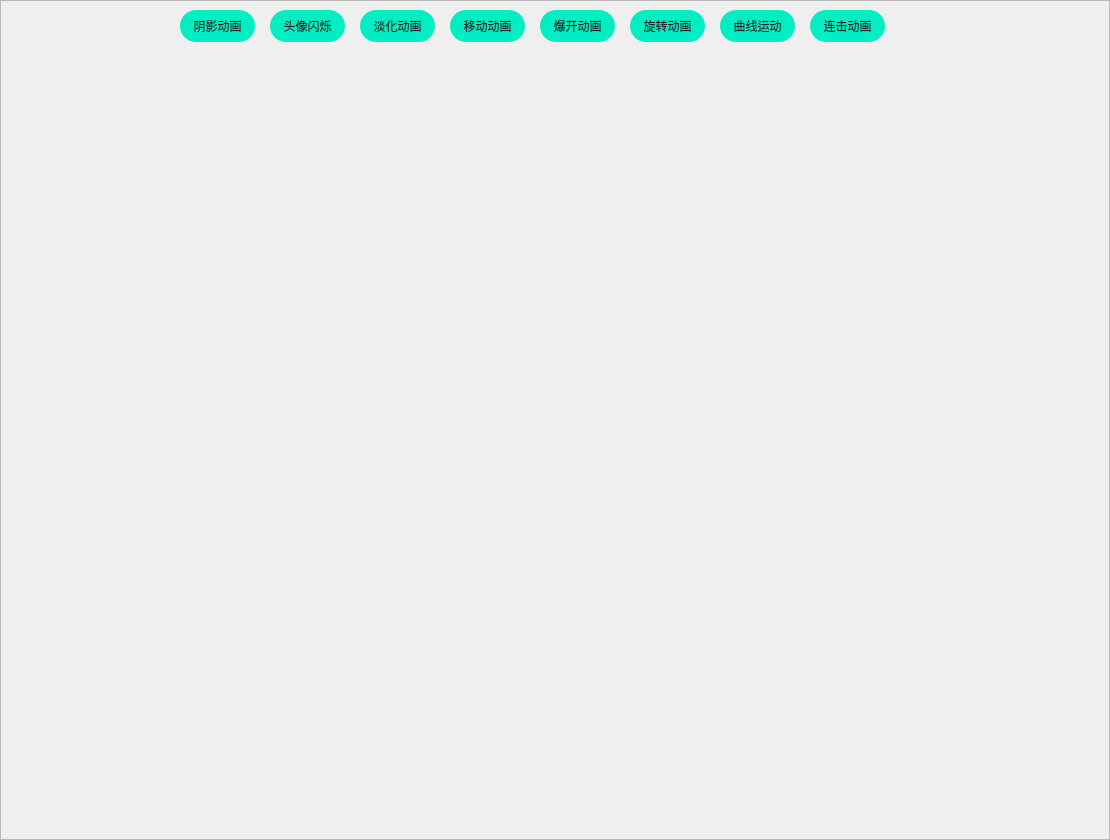
<?xml version="1.0" encoding="UTF-8"?>
<ui version="4.0">
 <class>animationTestClass</class>
 <widget class="QWidget" name="animationTestClass">
  <property name="geometry">
   <rect>
    <x>0</x>
    <y>0</y>
    <width>1110</width>
    <height>840</height>
   </rect>
  </property>
  <property name="windowTitle">
   <string>animationTest</string>
  </property>
  <layout class="QVBoxLayout" name="verticalLayout">
   <property name="spacing">
    <number>0</number>
   </property>
   <property name="leftMargin">
    <number>0</number>
   </property>
   <property name="topMargin">
    <number>0</number>
   </property>
   <property name="rightMargin">
    <number>0</number>
   </property>
   <property name="bottomMargin">
    <number>0</number>
   </property>
   <item>
    <widget class="QFrame" name="frame">
     <property name="styleSheet">
      <string notr="true">QPushButton
{
background: #01EEC3;
border-radius: 16px;
font-size: 12px;
font-family: 微软雅黑;
color: #212426;
}
</string>
     </property>
     <property name="frameShape">
      <enum>QFrame::StyledPanel</enum>
     </property>
     <property name="frameShadow">
      <enum>QFrame::Raised</enum>
     </property>
     <widget class="QLabel" name="label">
      <property name="geometry">
       <rect>
        <x>768</x>
        <y>640</y>
        <width>100</width>
        <height>100</height>
       </rect>
      </property>
      <property name="styleSheet">
       <string notr="true">border-image: url(:/animationTest/qrc/th-c1.png);</string>
      </property>
      <property name="text">
       <string/>
      </property>
     </widget>
     <widget class="QPushButton" name="pushButton">
      <property name="geometry">
       <rect>
        <x>540</x>
        <y>10</y>
        <width>75</width>
        <height>32</height>
       </rect>
      </property>
      <property name="cursor">
       <cursorShape>PointingHandCursor</cursorShape>
      </property>
      <property name="text">
       <string>爆开动画</string>
      </property>
     </widget>
     <widget class="QPushButton" name="pushButton2">
      <property name="geometry">
       <rect>
        <x>450</x>
        <y>10</y>
        <width>75</width>
        <height>32</height>
       </rect>
      </property>
      <property name="cursor">
       <cursorShape>PointingHandCursor</cursorShape>
      </property>
      <property name="text">
       <string>移动动画</string>
      </property>
     </widget>
     <widget class="QPushButton" name="pushButton3">
      <property name="geometry">
       <rect>
        <x>360</x>
        <y>10</y>
        <width>75</width>
        <height>32</height>
       </rect>
      </property>
      <property name="cursor">
       <cursorShape>PointingHandCursor</cursorShape>
      </property>
      <property name="text">
       <string>淡化动画</string>
      </property>
     </widget>
     <widget class="QPushButton" name="pushButton4">
      <property name="geometry">
       <rect>
        <x>630</x>
        <y>10</y>
        <width>75</width>
        <height>32</height>
       </rect>
      </property>
      <property name="cursor">
       <cursorShape>PointingHandCursor</cursorShape>
      </property>
      <property name="text">
       <string>旋转动画</string>
      </property>
     </widget>
     <widget class="rotationLabel" name="label_rotation">
      <property name="geometry">
       <rect>
        <x>60</x>
        <y>390</y>
        <width>100</width>
        <height>100</height>
       </rect>
      </property>
      <property name="styleSheet">
       <string notr="true"/>
      </property>
      <property name="text">
       <string/>
      </property>
     </widget>
     <widget class="QLabel" name="label_shadowEffect">
      <property name="geometry">
       <rect>
        <x>60</x>
        <y>50</y>
        <width>100</width>
        <height>100</height>
       </rect>
      </property>
      <property name="styleSheet">
       <string notr="true">border-radius:50px;
border-image: url(:/animationTest/qrc/th-c11.png);</string>
      </property>
     </widget>
     <widget class="QPushButton" name="pushButton5">
      <property name="geometry">
       <rect>
        <x>180</x>
        <y>10</y>
        <width>75</width>
        <height>32</height>
       </rect>
      </property>
      <property name="cursor">
       <cursorShape>PointingHandCursor</cursorShape>
      </property>
      <property name="text">
       <string>阴影动画</string>
      </property>
     </widget>
     <widget class="QLabel" name="label_curvilinear">
      <property name="geometry">
       <rect>
        <x>920</x>
        <y>500</y>
        <width>100</width>
        <height>100</height>
       </rect>
      </property>
      <property name="styleSheet">
       <string notr="true">border-image: url(:/animationTest/qrc/th-c12.png);</string>
      </property>
      <property name="text">
       <string/>
      </property>
     </widget>
     <widget class="QPushButton" name="pushButton6">
      <property name="geometry">
       <rect>
        <x>720</x>
        <y>10</y>
        <width>75</width>
        <height>32</height>
       </rect>
      </property>
      <property name="cursor">
       <cursorShape>PointingHandCursor</cursorShape>
      </property>
      <property name="text">
       <string>曲线运动</string>
      </property>
     </widget>
     <widget class="QLabel" name="label_shadowEffect_2">
      <property name="geometry">
       <rect>
        <x>60</x>
        <y>210</y>
        <width>100</width>
        <height>100</height>
       </rect>
      </property>
      <property name="styleSheet">
       <string notr="true">border-radius:50px;
border-image: url(:/animationTest/qrc/th-c4.png);</string>
      </property>
     </widget>
     <widget class="QPushButton" name="pushButton7">
      <property name="geometry">
       <rect>
        <x>270</x>
        <y>10</y>
        <width>75</width>
        <height>32</height>
       </rect>
      </property>
      <property name="cursor">
       <cursorShape>PointingHandCursor</cursorShape>
      </property>
      <property name="text">
       <string>头像闪烁</string>
      </property>
     </widget>
     <widget class="QPushButton" name="pushButton8">
      <property name="geometry">
       <rect>
        <x>810</x>
        <y>10</y>
        <width>75</width>
        <height>32</height>
       </rect>
      </property>
      <property name="cursor">
       <cursorShape>PointingHandCursor</cursorShape>
      </property>
      <property name="text">
       <string>连击动画</string>
      </property>
     </widget>
     <widget class="ComBo" name="widget_comBo" native="true">
      <property name="geometry">
       <rect>
        <x>730</x>
        <y>70</y>
        <width>350</width>
        <height>150</height>
       </rect>
      </property>
     </widget>
    </widget>
   </item>
  </layout>
 </widget>
 <layoutdefault spacing="6" margin="11"/>
 <customwidgets>
  <customwidget>
   <class>rotationLabel</class>
   <extends>QLabel</extends>
   <header location="global">rotationlabel.h</header>
  </customwidget>
  <customwidget>
   <class>ComBo</class>
   <extends>QWidget</extends>
   <header location="global">combo.h</header>
   <container>1</container>
  </customwidget>
 </customwidgets>
 <resources>
  <include location="animationTest.qrc"/>
 </resources>
 <connections/>
</ui>
